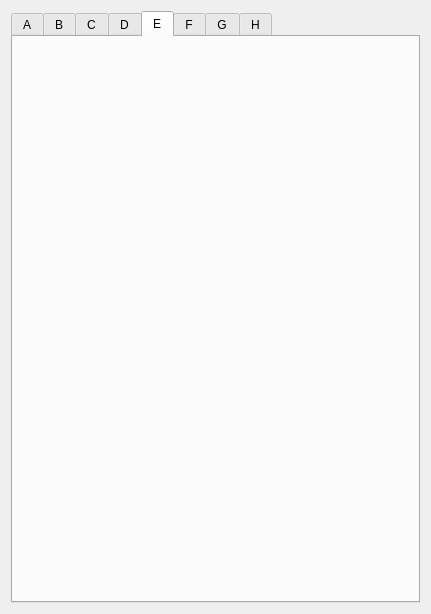
<?xml version="1.0" encoding="UTF-8"?>
<ui version="4.0">
 <class>EFrame</class>
 <widget class="QEFrame" name="EFrame">
  <property name="geometry">
   <rect>
    <x>0</x>
    <y>0</y>
    <width>431</width>
    <height>614</height>
   </rect>
  </property>
  <property name="windowTitle">
   <string>Motor extra settings</string>
  </property>
  <layout class="QVBoxLayout" name="verticalLayout">
   <item>
    <widget class="QTabWidget" name="tabWidget">
     <property name="currentIndex">
      <number>4</number>
     </property>
     <widget class="QWidget" name="tab">
      <attribute name="title">
       <string>A</string>
      </attribute>
      <layout class="QVBoxLayout" name="verticalLayout_3">
       <item>
        <widget class="QEForm" name="qeform">
         <property name="uiFile" stdset="0">
          <string>galil_motor_extras.ui</string>
         </property>
         <property name="variableSubstitutions" stdset="0">
          <string>M=$(M1)</string>
         </property>
        </widget>
       </item>
      </layout>
     </widget>
     <widget class="QWidget" name="tab_2">
      <attribute name="title">
       <string>B</string>
      </attribute>
      <layout class="QVBoxLayout" name="verticalLayout_2">
       <item>
        <widget class="QEForm" name="qeform_2">
         <property name="uiFile" stdset="0">
          <string>galil_motor_extras.ui</string>
         </property>
         <property name="variableSubstitutions" stdset="0">
          <string>M=$(M2)</string>
         </property>
        </widget>
       </item>
      </layout>
     </widget>
     <widget class="QWidget" name="tab_3">
      <attribute name="title">
       <string>C</string>
      </attribute>
      <layout class="QVBoxLayout" name="verticalLayout_4">
       <item>
        <widget class="QEForm" name="qeform_3">
         <property name="uiFile" stdset="0">
          <string>galil_motor_extras.ui</string>
         </property>
         <property name="variableSubstitutions" stdset="0">
          <string>M=$(M3)</string>
         </property>
        </widget>
       </item>
      </layout>
     </widget>
     <widget class="QWidget" name="tab_4">
      <attribute name="title">
       <string>D</string>
      </attribute>
      <layout class="QVBoxLayout" name="verticalLayout_5">
       <item>
        <widget class="QEForm" name="qeform_4">
         <property name="uiFile" stdset="0">
          <string>galil_motor_extras.ui</string>
         </property>
         <property name="variableSubstitutions" stdset="0">
          <string>M=$(M4)</string>
         </property>
        </widget>
       </item>
      </layout>
     </widget>
     <widget class="QWidget" name="tab_5">
      <attribute name="title">
       <string>E</string>
      </attribute>
      <layout class="QVBoxLayout" name="verticalLayout_6">
       <item>
        <widget class="QEForm" name="qeform_5">
         <property name="uiFile" stdset="0">
          <string>galil_motor_extras.ui</string>
         </property>
         <property name="variableSubstitutions" stdset="0">
          <string>M=$(M5)</string>
         </property>
        </widget>
       </item>
      </layout>
     </widget>
     <widget class="QWidget" name="tab_6">
      <attribute name="title">
       <string>F</string>
      </attribute>
      <layout class="QVBoxLayout" name="verticalLayout_7">
       <item>
        <widget class="QEForm" name="qeform_6">
         <property name="uiFile" stdset="0">
          <string>galil_motor_extras.ui</string>
         </property>
         <property name="variableSubstitutions" stdset="0">
          <string>M=$(M6)</string>
         </property>
        </widget>
       </item>
      </layout>
     </widget>
     <widget class="QWidget" name="tab_7">
      <attribute name="title">
       <string>G</string>
      </attribute>
      <layout class="QVBoxLayout" name="verticalLayout_8">
       <item>
        <widget class="QEForm" name="qeform_7">
         <property name="uiFile" stdset="0">
          <string>galil_motor_extras.ui</string>
         </property>
         <property name="variableSubstitutions" stdset="0">
          <string>M=$(M7)</string>
         </property>
        </widget>
       </item>
      </layout>
     </widget>
     <widget class="QWidget" name="tab_8">
      <attribute name="title">
       <string>H</string>
      </attribute>
      <layout class="QVBoxLayout" name="verticalLayout_9">
       <item>
        <widget class="QEForm" name="qeform_8">
         <property name="uiFile" stdset="0">
          <string>galil_motor_extras.ui</string>
         </property>
         <property name="variableSubstitutions" stdset="0">
          <string>M=$(M8)</string>
         </property>
        </widget>
       </item>
      </layout>
     </widget>
    </widget>
   </item>
  </layout>
 </widget>
 <customwidgets>
  <customwidget>
   <class>QEForm</class>
   <extends>QWidget</extends>
   <header>QEForm.h</header>
  </customwidget>
  <customwidget>
   <class>QEFrame</class>
   <extends>QFrame</extends>
   <header>QEFrame.h</header>
   <container>1</container>
  </customwidget>
 </customwidgets>
 <resources/>
 <connections/>
</ui>
